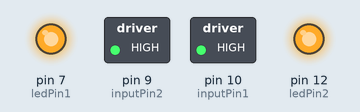
A sketch run on a simulated Arduino Uno, built with avr-gcc and run on an emulated ATmega328P. Shown: switched loads named in the sketch (green lamp = pin HIGH), output pins drawn as LEDs (lit = HIGH).

Above: at 0.5 s.
At 2.0 s:
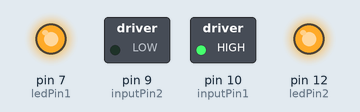
At 3.5 s:
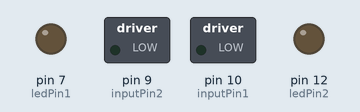
At 5.0 s:
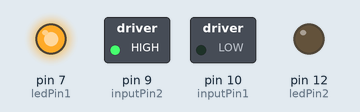
Timing chart, 0 to 7.8 s (numbered marks = the images above):
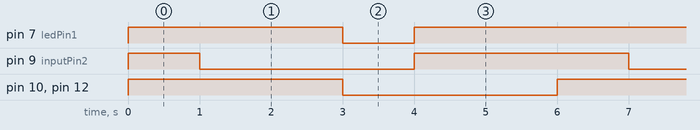

Measured:
- by itself, pin 7 (ledPin1): repeats every 6.0 s: LOW 1.0 s, HIGH 5.0 s
- by itself, pin 9 (inputPin2): repeats every 6.0 s: LOW 3.0 s, HIGH 3.0 s
- by itself, pin 10 (inputPin1), pin 12 (ledPin2): alternates HIGH for 3.0 s and LOW for 3.0 s

The sketch:

Arduino_DC_motor-L239D_Driver.ino
```cpp
const int inputPin1  = 10;  // Pin 10 of L293D IC
const int inputPin2  = 9; // Pin 9 of L293D IC
const int ledPin1  = 7;   //pin 7 for led 1
const int ledPin2  = 12;  // pin 12 for led 2


void setup()
{
  pinMode(inputPin1, OUTPUT);//Define inputPin1 as output
  pinMode(inputPin2, OUTPUT);//Define inputPin2 as output
  pinMode(ledPin1, OUTPUT);//Define ledPin1 as output
  pinMode(ledPin2, OUTPUT);//Define ledPin1 as output

}

void loop()
{ // motor ready to start//
  digitalWrite(inputPin1, HIGH);
  digitalWrite(inputPin2, HIGH);
  digitalWrite(ledPin1, HIGH);
  digitalWrite(ledPin2, HIGH);
  delay(1000);
  // motor in fordward direction//
  digitalWrite(inputPin1, HIGH);
  digitalWrite(inputPin2, LOW);
  digitalWrite(ledPin2, HIGH);
  delay(2000);
  // taking some time interval//
  digitalWrite(inputPin1, LOW);
  digitalWrite(inputPin2, LOW);
  digitalWrite(ledPin2, LOW);
  digitalWrite(ledPin1, LOW);
  delay(1000);
  // motor in reverse direction//
  digitalWrite(inputPin1, LOW);
  digitalWrite(inputPin2, HIGH);
  digitalWrite(ledPin1, HIGH);
  digitalWrite(ledPin1, HIGH);
  delay(2000);
}
```
